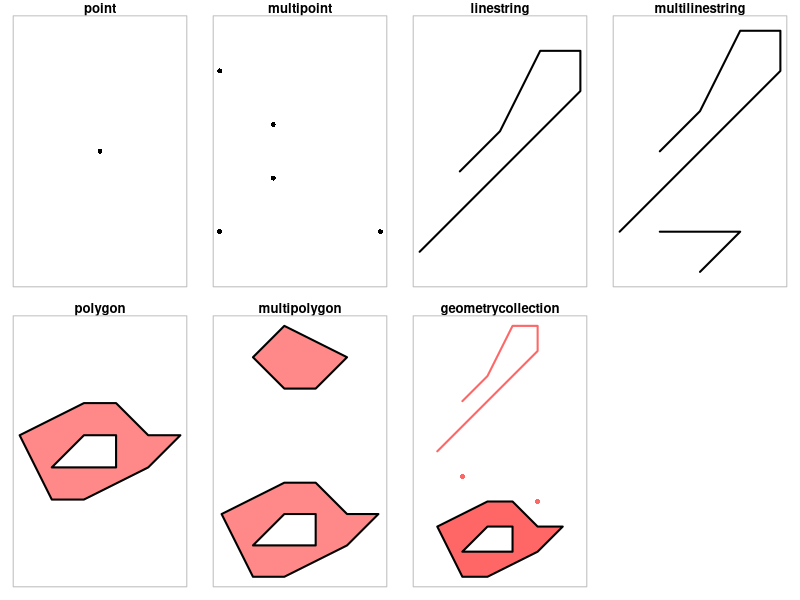
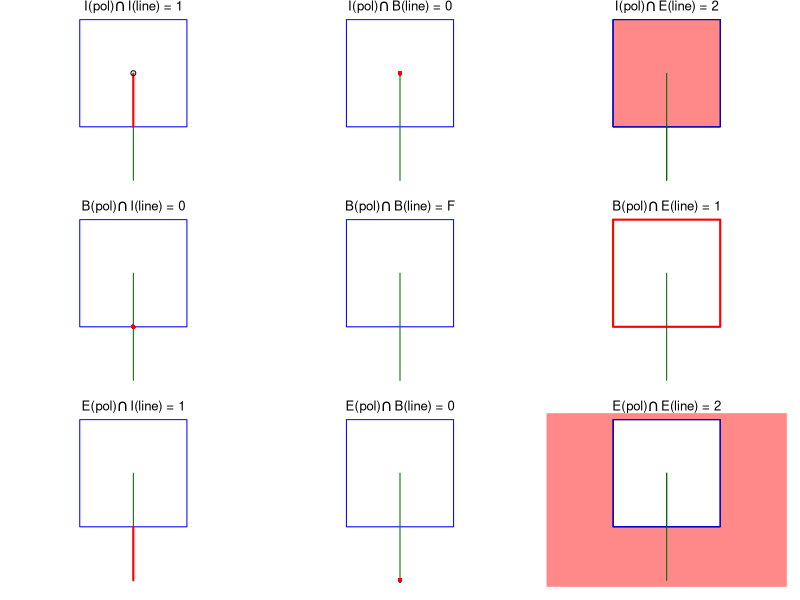
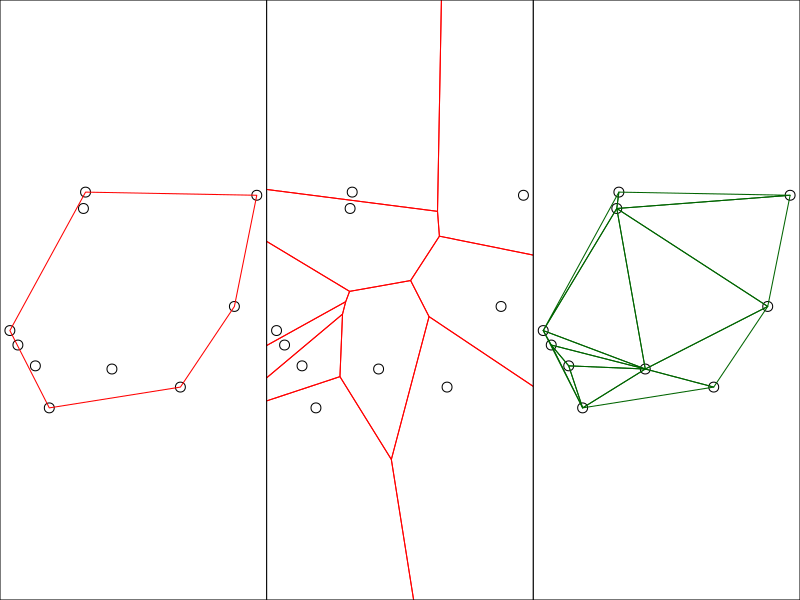
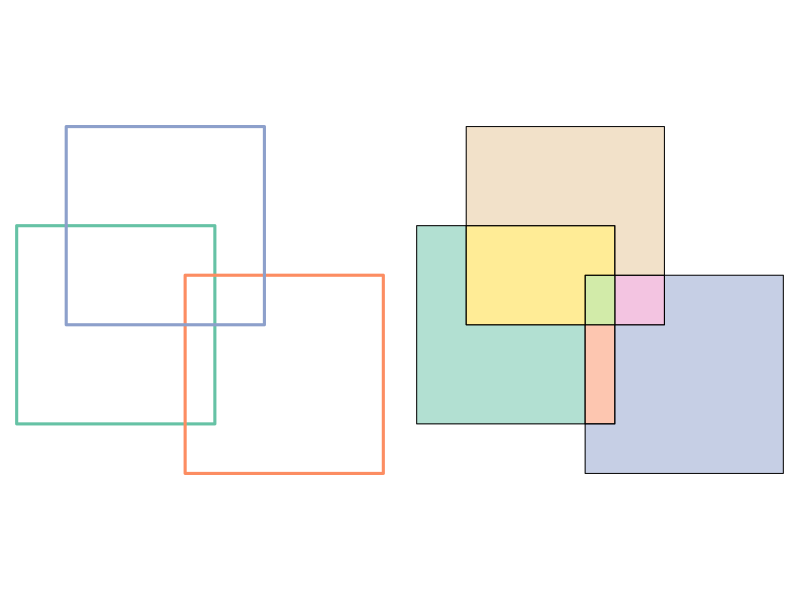
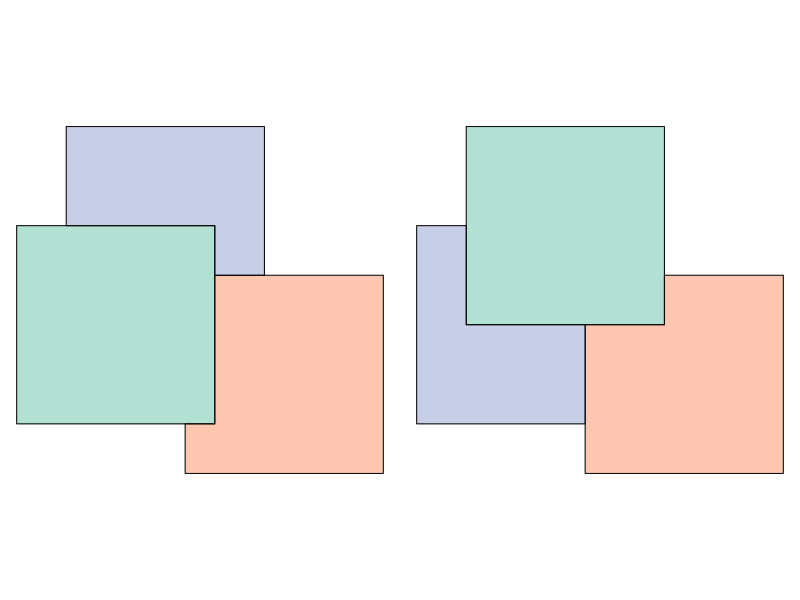
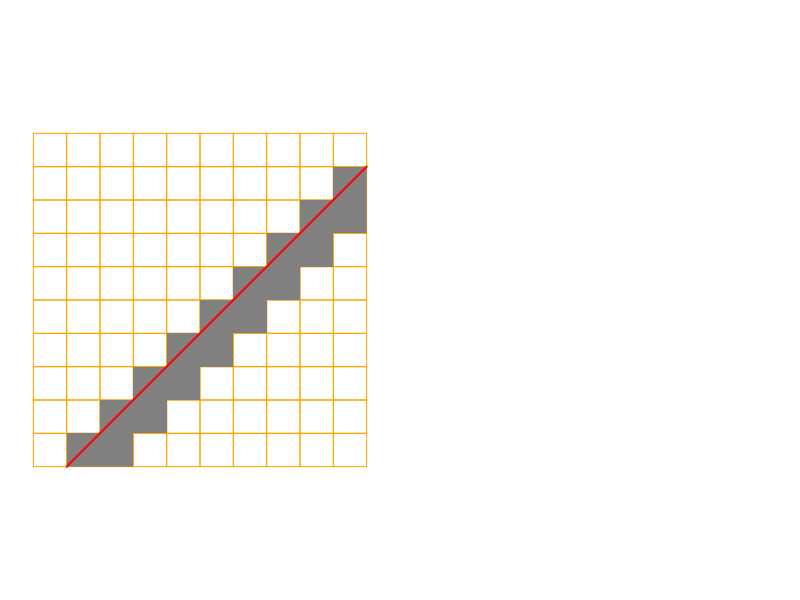

Source code (R) for these figures, in order:
## ---- chunk 1
#| fig.cap: "Sketches of the main simple feature geometry types"
#| code-fold: true
library(sf) |> suppressPackageStartupMessages()
par(mfrow = c(2,4))
par(mar = c(1,1,1.2,1))

# 1
p <- st_point(0:1)
plot(p, pch = 16)
title("point")
box(col = 'grey')

# 2
mp <- st_multipoint(rbind(c(1,1), c(2, 2), c(4, 1), c(2, 3), c(1,4)))
plot(mp, pch = 16)
title("multipoint")
box(col = 'grey')

# 3
ls <- st_linestring(rbind(c(1,1), c(5,5), c(5, 6), c(4, 6), c(3, 4), c(2, 3)))
plot(ls, lwd = 2)
title("linestring")
box(col = 'grey')

# 4
mls <- st_multilinestring(list(
  rbind(c(1,1), c(5,5), c(5, 6), c(4, 6), c(3, 4), c(2, 3)),
  rbind(c(3,0), c(4,1), c(2,1))))
plot(mls, lwd = 2)
title("multilinestring")
box(col = 'grey')

# 5 polygon
po <- st_polygon(list(rbind(c(2,1), c(3,1), c(5,2), c(6,3), c(5,3), c(4,4), c(3,4), c(1,3), c(2,1)),
	rbind(c(2,2), c(3,3), c(4,3), c(4,2), c(2,2))))
plot(po, border = 'black', col = '#ff8888', lwd = 2)
title("polygon")
box(col = 'grey')

# 6 multipolygon
mpo <- st_multipolygon(list(
	list(rbind(c(2,1), c(3,1), c(5,2), c(6,3), c(5,3), c(4,4), c(3,4), c(1,3), c(2,1)),
		rbind(c(2,2), c(3,3), c(4,3), c(4,2), c(2,2))),
	list(rbind(c(3,7), c(4,7), c(5,8), c(3,9), c(2,8), c(3,7)))))
plot(mpo, border = 'black', col = '#ff8888', lwd = 2)
title("multipolygon")
box(col = 'grey')

# 7 geometrycollection
gc <- st_geometrycollection(list(po, ls + c(0,5), st_point(c(2,5)), st_point(c(5,4))))
plot(gc, border = 'black', col = '#ff6666', pch = 16, lwd = 2)
title("geometrycollection")
box(col = 'grey')
## ---- chunk 2
#| code-fold: true
#| collapse: false
(ls <- st_linestring(rbind(c(0,0), c(1,1), c(2,2), c(0,2), c(1,1), c(2,0))))
c(is_simple = st_is_simple(ls))
## ---- chunk 3
#| code-fold: true
#| collapse: false
st_point(c(1,3,2))
st_point(c(1,3,2), dim = "XYM")
st_linestring(rbind(c(3,1,2,4), c(4,4,2,2)))
## ---- chunk 4
#| code-fold: true
(e <- st_intersection(st_point(c(0,0)), st_point(c(1,1))))
## ---- chunk 5
#| code-fold: true
#| collapse: false
st_point()
st_linestring(matrix(1,1,3)[0,], dim = "XYM")
## ---- chunk 6
#| code-fold: true
library(sf)
polygon <- po <- st_polygon(list(rbind(c(0,0), c(1,0), c(1,1), c(0,1), c(0,0))))
p0 <- st_polygon(list(rbind(c(-1,-1), c(2,-1), c(2,2), c(-1,2), c(-1,-1))))
line <- li <- st_linestring(rbind(c(.5, -.5), c(.5, 0.5)))
s <- st_sfc(po, li)

par(mfrow = c(3,3))
par(mar = c(1,1,1,1))

# "1020F1102"
# 1: 1
plot(s, col = c(NA, 'darkgreen'), border = 'blue', main = expression(paste("I(pol)",intersect(),"I(line) = 1")))
lines(rbind(c(.5,0), c(.5,.495)), col = 'red', lwd = 2)
points(0.5, 0.5, pch = 1)

# 2: 0
plot(s, col = c(NA, 'darkgreen'), border = 'blue', main = expression(paste("I(pol)",intersect(),"B(line) = 0")))
points(0.5, 0.5, col = 'red', pch = 16)

# 3: 2
plot(s, col = c(NA, 'darkgreen'), border = 'blue', main = expression(paste("I(pol)",intersect(),"E(line) = 2")))
plot(po, col = '#ff8888', add = TRUE)
plot(s, col = c(NA, 'darkgreen'), border = 'blue', add = TRUE)

# 4: 0
plot(s, col = c(NA, 'darkgreen'), border = 'blue', main = expression(paste("B(pol)",intersect(),"I(line) = 0")))
points(.5, 0, col = 'red', pch = 16)

# 5: F
plot(s, col = c(NA, 'darkgreen'), border = 'blue', main = expression(paste("B(pol)",intersect(),"B(line) = F")))

# 6: 1
plot(s, col = c(NA, 'darkgreen'), border = 'blue', main = expression(paste("B(pol)",intersect(),"E(line) = 1")))
plot(po, border = 'red', col = NA, add = TRUE, lwd = 2)

# 7: 1
plot(s, col = c(NA, 'darkgreen'), border = 'blue', main = expression(paste("E(pol)",intersect(),"I(line) = 1")))
lines(rbind(c(.5, -.5), c(.5, 0)), col = 'red', lwd = 2)

# 8: 0
plot(s, col = c(NA, 'darkgreen'), border = 'blue', main = expression(paste("E(pol)",intersect(),"B(line) = 0")))
points(.5, -.5, col = 'red', pch = 16)

# 9: 2
plot(s, col = c(NA, 'darkgreen'), border = 'blue', main = expression(paste("E(pol)",intersect(),"E(line) = 2")))
plot(p0 / po, col = '#ff8888', add = TRUE)
plot(s, col = c(NA, 'darkgreen'), border = 'blue', add = TRUE)
## ---- chunk 7
#| code-fold: true
#| collapse: false
st_relate(polygon, line)
## ---- chunk 8
#| fig.cap: "For a set of points, left: convex hull (red); middle: Voronoi polygons; right: Delauney triangulation"
#| code-fold: true
#| out.width: 60%
par(mar = rep(0,4), mfrow = c(1, 3))
set.seed(133331)
mp <- st_multipoint(matrix(runif(20), 10))
plot(mp, cex = 2)
plot(st_convex_hull(mp), add = TRUE, col = NA, border = 'red')
box()
plot(mp, cex = 2)
plot(st_voronoi(mp), add = TRUE, col = NA, border = 'red')
box()
plot(mp, cex = 2)
plot(st_triangulate(mp), add = TRUE, col = NA, border = 'darkgreen')
box()
## ---- chunk 9
#| code-fold: true
#| out.width: 50%
#| fig.cap: "Left: three overlapping squares -- how do we identify the small box where all three overlap? Right: unique, non-overlapping n-ary intersections"
par(mar = rep(.1, 4), mfrow = c(1, 2))
sq <- function(pt, sz = 1) st_polygon(list(rbind(c(pt - sz), 
  c(pt[1] + sz, pt[2] - sz), c(pt + sz), c(pt[1] - sz, pt[2] + sz), c(pt - sz))))
x <- st_sf(box = 1:3, st_sfc(sq(c(0, 0)), sq(c(1.7, -0.5)), sq(c(0.5, 1))))
plot(st_geometry(x), col = NA, border = sf.colors(3, categorical = TRUE), lwd = 3)
plot(st_intersection(st_geometry(x)), col = sf.colors(7, categorical=TRUE, alpha = .5))
## ---- chunk 10
#| code-fold: true
#| out.width: 50%
#| fig.cap: "Difference between subsequent boxes, left: in original order; right: in reverse order"
par(mar = rep(.1, 4), mfrow = c(1, 2)) 
xg <- st_geometry(x)
plot(st_difference(xg), col = sf.colors(3, alpha = .5, categorical=TRUE))
plot(st_difference(xg[3:1]), col = sf.colors(3, alpha = .5, categorical=TRUE))
## ---- chunk 11
#| out.width: 50%
#| fig.cap: "Rasterization artifact: as only top-left corners are part of the raster cell, only cells touching the red line below the diagonal line are rasterized"
#| code-fold: true
library(stars) |> suppressPackageStartupMessages()
par(mar = rep(1, 4))
ls <- st_sf(a = 2, st_sfc(st_linestring(rbind(c(0.1, 0), c(1, .9)))))
grd <- st_as_stars(st_bbox(ls), nx = 10, ny = 10, xlim = c(0, 1.0), ylim = c(0, 1),
   values = -1)
r <- st_rasterize(ls, grd, options = "ALL_TOUCHED=TRUE")
r[r == -1] <- NA
plot(st_geometry(st_as_sf(grd)), border = 'orange', col = NA, 
	 reset = FALSE, key.pos = NULL)
plot(r, axes = FALSE, add = TRUE, breaks = "equal", main = NA) # ALL_TOUCHED=FALSE;
plot(ls, add = TRUE, col = "red", lwd = 2)
